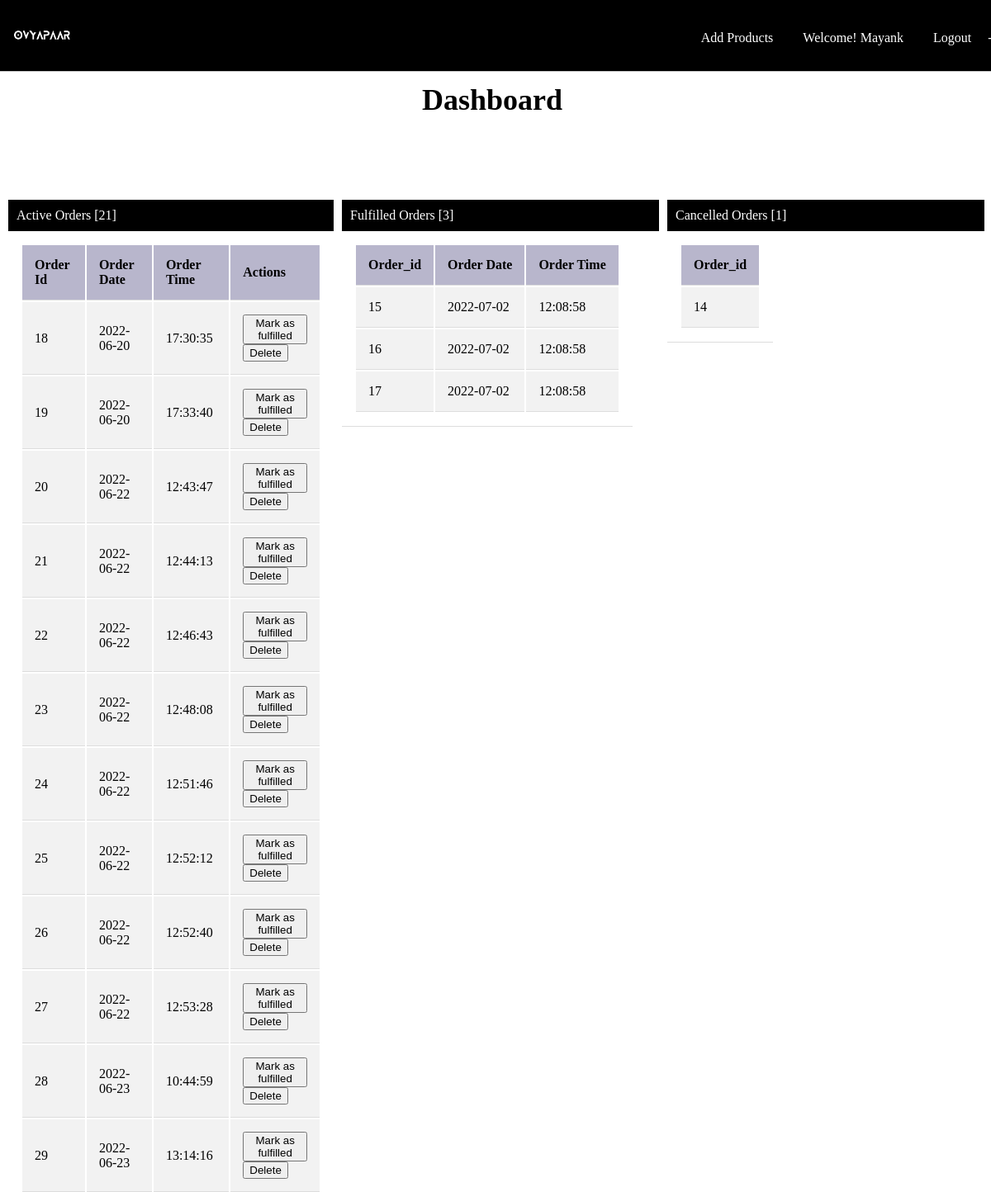
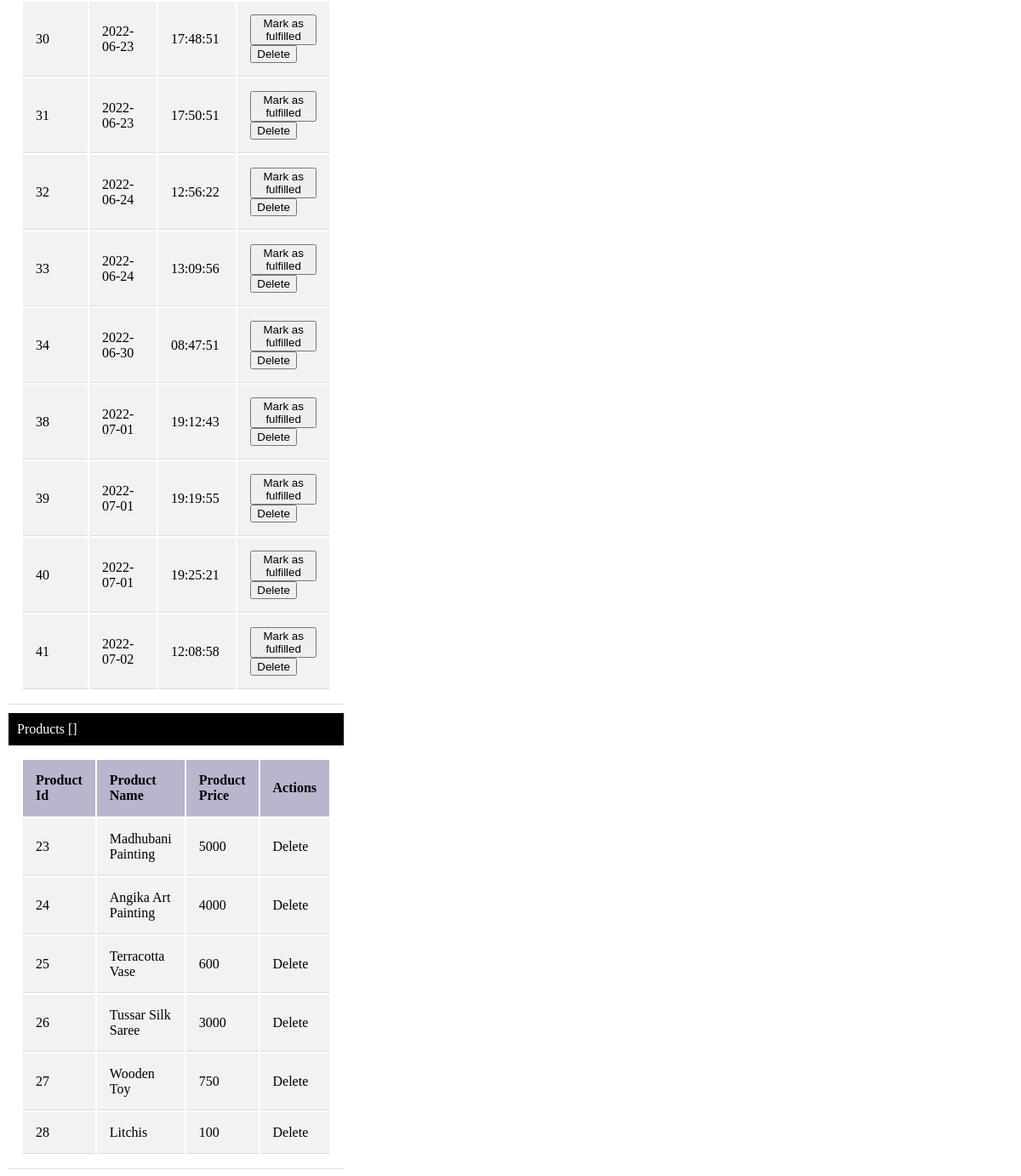
Page /seller-dashboard.php (signed in) on the committed database (2 pictures, top to bottom).
### tables this page shows
CREATE TABLE `seller` (
  `s_id` int NOT NULL AUTO_INCREMENT,
  `f_name` varchar(50) NOT NULL,
  `m_name` varchar(50) DEFAULT NULL,
  `l_name` varchar(50) DEFAULT NULL,
  `locality` varchar(100) NOT NULL,
  `city` varchar(100) NOT NULL,
  `state` varchar(100) NOT NULL,
  `country` varchar(100) NOT NULL,
  `dob` date NOT NULL,
  `number` char(10) NOT NULL,
  `mail` varchar(50) NOT NULL,
  `password` varchar(100) NOT NULL,
  PRIMARY KEY (`s_id`),
  UNIQUE KEY `number` (`number`),
  UNIQUE KEY `mail` (`mail`)
);

CREATE TABLE `orders` (
  `o_id` int NOT NULL AUTO_INCREMENT,
  `o_date` date NOT NULL,
  `o_time` time NOT NULL,
  `cust_id` int NOT NULL,
  `s_id` int NOT NULL,
  `status` char(1) DEFAULT NULL,
  PRIMARY KEY (`o_id`),
  KEY `cust_id` (`cust_id`),
  KEY `s_id` (`s_id`),
  CONSTRAINT `orders_ibfk_1` FOREIGN KEY (`cust_id`) REFERENCES `customer` (`cust_id`),
  CONSTRAINT `orders_ibfk_2` FOREIGN KEY (`s_id`) REFERENCES `seller` (`s_id`)
);

CREATE TABLE `product` (
  `product_id` int NOT NULL AUTO_INCREMENT,
  `p_name` varchar(50) NOT NULL,
  `unit` varchar(50) NOT NULL,
  `p_price` varchar(50) NOT NULL,
  `p_desc` varchar(150) NOT NULL,
  `p_image` longblob,
  `category` varchar(50) NOT NULL,
  `s_id` int DEFAULT NULL,
  PRIMARY KEY (`product_id`),
  KEY `fk_s_id` (`s_id`),
  CONSTRAINT `fk_s_id` FOREIGN KEY (`s_id`) REFERENCES `seller` (`s_id`)
);

### seller-common.php (called while the page is built, shortened)
<?php
function get_seller_name($mail)
{
    $con=new mysqli(HOSTNAME, USERNAME, PASSWORD, DATABASE);
    $sql="select f_name from seller where mail='$mail'";
    $result = $con->query($sql);
    if($result->num_rows>0) {
        $row = $result->fetch_assoc();
    }
    return $row['f_name'];
}

### order-common.php (called while the page is built, shortened)
<?php
function count_orders($type, $sid)
{
    $count = 0;
    $con = new mysqli(HOSTNAME, USERNAME, PASSWORD, DATABASE);
    $sql = "SELECT COUNT(o_id) FROM orders WHERE s_id='$sid' AND status='$type'";
    $result = $con->query($sql);
    if ($result->num_rows > 0) {
        $row = $result->fetch_array();
        $count =$row[0];
    } else {
        return "No orders found";
    }
    return $count;
}
function fetch_fullfilled_orders($sid)
{
    $orders=null;
    $con = new mysqli(HOSTNAME, USERNAME, PASSWORD, DATABASE);
    $sql = "SELECT * FROM orders WHERE s_id='$sid' AND status='F'";
    $result = $con->query($sql);
    if ($result->num_rows > 0) {
        $orders = $result->fetch_all(MYSQLI_ASSOC);
    } else {
        return "No orders found";
    }
    return $orders;
}
function fetch_active_orders($sid)
{
    $orders=null;
    $con = new mysqli(HOSTNAME, USERNAME, PASSWORD, DATABASE);
    $sql = "SELECT * FROM orders WHERE s_id='$sid' AND status='A'";
    $result = $con->query($sql);
    if ($result->num_rows > 0) {
        $orders = $result->fetch_all(MYSQLI_ASSOC);
    } else {
        return "No orders found";
    }
    return $orders;
}
function fetch_cancelled_orders($sid)
{
    $orders=null;
    $con = new mysqli(HOSTNAME, USERNAME, PASSWORD, DATABASE);
    $sql = "SELECT * FROM orders WHERE s_id='$sid' AND status='C'";
    $result = $con->query($sql);
    if ($result->num_rows > 0) {
        $orders = $result->fetch_all(MYSQLI_ASSOC);
    } else {
        return "No orders found";
    }
    return $orders;
}

### product-common.php (called while the page is built, shortened)
<?php
function fetch_all_products($sid)
{
    $con = new mysqli(HOSTNAME, USERNAME, PASSWORD, DATABASE);
    $sql = "SELECT * FROM product WHERE s_id='$sid'";
    $result = $con->query($sql);
    if ($result->num_rows > 0) {
        $product = $result->fetch_all(MYSQLI_ASSOC);
        return $product;
    } else {
        return "No product found!";
    }
}

### seller-dashboard.php (the view, shortened to what this page needs)
<?php
require_once "./order-common.php";
require_once "./product-common.php";
$sid = $_SESSION['sid'];
$active_orders = fetch_active_orders($sid);
$fulfilled_orders = fetch_fullfilled_orders($sid);
$cancelled_orders = fetch_cancelled_orders($sid);
$products = fetch_all_products($sid);
?>
<!DOCTYPE html>
<html lang="en">
<head>
    <link rel="stylesheet" href="homepagenew.css">
</head>
<body>
    <header>
        <?php require_once "./seller-header.php"; ?>
    </header>
    <main>
        <div class="title">
            <h1>Dashboard</h1>
        </div>
        <div class="container">
            <div class="card-container">
                <div class="card-title">
                    Active Orders [<?= count_orders("A", "$sid") ?>]
                </div>
                <div class="card-body">
                    <form action="" method="post">
                        <table>
                            <tr style="background-color: #B8B6CC;">
                                <th>Order Id</th>
                                <th>Order Date</th>
                                <th>Order Time</th>
                                <th>Actions</th>
                            </tr>
                            <?php
                            if (is_array($active_orders)) {
                                foreach ($active_orders as $active_order) { ?>
                                    <tr>
                                        <td><a href="./seller-a-order.php?oid=<?= $active_order['o_id'] ?>"><?= $active_order['o_id'] ?></a></td>
                                        <td><?= $active_order['o_date'] ?></td>
                                        <td><?= $active_order['o_time'] ?></td>
                                        <td>
                                            <button name="fulfilled" value="<?= $active_order['o_id'] ?>">Mark as fulfilled</button>
                                            <button name="delete" value="<?= $active_order['o_id'] ?>">Delete</button>
                                        </td>
                                    </tr>
                            <?php }
                            } ?>
                        </table>
                    </form>
                </div>
            </div>
            <div class="card-container">
                <div class="card-title">
                    Fulfilled Orders [<?= count_orders("F", "$sid") ?>]
                </div>
                <div class="card-body">
                    <?php if (is_array($fulfilled_orders)) { ?>
                        <table>
                            <tr style="background-color: #B8B6CC;">
                                <th>Order_id</th>
                                <th>Order Date</th>
                                <th>Order Time</th>
                            </tr>
                            <?php
                            foreach ($fulfilled_orders as $fulfilled_order) { ?>
                                <tr>
                                    <td><?= $fulfilled_order['o_id'] ?></td>
                                    <td><?= $active_order['o_date'] ?></td>
                                        <td><?= $active_order['o_time'] ?></td>
                                </tr>
                        <?php }
                        } else {
                            echo "No matching orders found!";
                        } ?>
                        </table>
                </div>
            </div>
            <div class="card-container">
                <div class="card-title">
                    Cancelled Orders [<?= count_orders("C", "$sid") ?>]
                </div>
                <div class="card-body">
                    <?php if (is_array($cancelled_orders)) { ?>
                        <table>
                            <tr style="background-color: #B8B6CC;">
                                <th>Order_id</th>
                            </tr>
                            <?php
                            foreach ($cancelled_orders as $cancelled_order) { ?>
                                <tr>
                                    <td><?= $cancelled_order['o_id'] ?></td>
                                </tr>
                        <?php }
                        } else {
                            echo "No matching orders found!";
                        } ?>
                        </table>
                </div>
            </div>
            <div class="card-container">
                <div class="card-title">
                    Products []
                </div>
                <div class="card-body">
                    <?php if (is_array($products)) { ?>
                        <table>
                            <tr style="background-color: #B8B6CC;">
                                <th>Product Id</th>
                                <th>Product Name</th>
                                <th>Product Price</th>
                                <th>Actions</th>
                            </tr>
                            <?php foreach ($products as $product) { ?>
                                <tr>
                                    <td><?= $product['product_id'] ?></td>
                                    <td><?= $product['p_name'] ?></td>
                                    <td><?= $product['p_price'] ?></td>
                                    <td><a href="">Delete</a></td>
                                </tr>
                            <?php } ?>
                        </table>
                    <?php } ?>
                </div>
            </div>
        </div>
    </main>
</body>
</html>

### seller-header.php (shortened to what this page needs)
<?php
require_once "./seller-common.php";
$display = "Login/SignUp";
if (isset($_SESSION['mail'])) {
    $mail = $_SESSION['mail'];
    $display = "Welcome! " . get_seller_name("$mail");
} else {
    header("location:Seller-login.html");
}
?>
<header class="site-header">
<div class="site-identity">
    <a href="seller-dashboard.php"><img src="ovyapaar.png" alt="O-Vyapaar"></a>
</div>
<nav class="site-navigation">
    <ul class="nav">
        <li><a href="add-products.html">Add Products</a></li>
        <li><a id="login_signup"><?= $display ?></a></li>
        <?php
        if (isset($_SESSION['mail']))
            echo "<li><a href='logout.php'>Logout</a></li>";
        ?> -->
    </ul>
</nav>
</header>

### homepagenew.css (style rules this page uses)
body { margin-top: 0; margin-left: 0; }
header { background-color: black; top: 0; width: 98%; position: fixed; color: white; height: 70px; display: flex; justify-content: space-between; align-items: center; padding: 0 5%; border-bottom: 1px solid #f2f2f2; left: 0; }
main { min-height: 800px; }
.site-identity img { width:70px; float: left; margin: 0 10px 0 0; }
.site-navigation { float: right; }
.site-navigation ul, li { margin: 0; padding: 0; }
.site-navigation li { display: inline-block; margin: 1.4em 1em 1em 1em; }
a { text-decoration: none; color: #fff; }
.site-header { border-bottom: 1px solid #ccc; padding: .5em 1em; }

### seller-dashboard.php (style rules this page uses)
header { background-color: black; top: 0; left: 0; width: 100%; position: fixed; color: white; height: 70px; }
body { background-image: url(https://www.digitshack.com/codepen/mentor1/pattern-background-desktop.svg); }
.title { margin: 100px; text-align: center; font-size: large; }
.container { margin-top: 20px; margin-left: 10px; display: grid; grid-template-columns: 1fr 1fr 1fr; gap: 10px; }
.card-title { background-color: black; color: white; padding: 10px; }
table, th, td { padding: 15px; text-align: left; border-bottom: 1px solid #ddd; }
tr { background-color: #f2f2f2; }
td a { color: black; }

### rows in the picture
seller: f_name "Welcome! Mayank"
orders: o_id "18", o_date "2022-06-20", o_time "17:30:35"
orders: o_id "19", o_date "2022-06-20", o_time "17:33:40"
orders: o_id "20", o_date "2022-06-22", o_time "12:43:47"
orders: o_id "21", o_date "2022-06-22", o_time "12:44:13"
orders: o_id "22", o_date "2022-06-22", o_time "12:46:43"
orders: o_id "23", o_date "2022-06-22", o_time "12:48:08"
orders: o_id "24", o_date "2022-06-22", o_time "12:51:46"
orders: o_id "25", o_date "2022-06-22", o_time "12:52:12"
orders: o_id "26", o_date "2022-06-22", o_time "12:52:40"
orders: o_id "27", o_date "2022-06-22", o_time "12:53:28"
orders: o_id "28", o_date "2022-06-23", o_time "10:44:59"
orders: o_id "29", o_date "2022-06-23", o_time "13:14:16"
orders: o_id "30", o_date "2022-06-23", o_time "17:48:51"
orders: o_id "31", o_date "2022-06-23", o_time "17:50:51"
orders: o_id "32", o_date "2022-06-24", o_time "12:56:22"
orders: o_id "33", o_date "2022-06-24", o_time "13:09:56"
orders: o_id "34", o_date "2022-06-30", o_time "08:47:51"
orders: o_id "38", o_date "2022-07-01", o_time "19:12:43"
orders: o_id "39", o_date "2022-07-01", o_time "19:19:55"
orders: o_id "40", o_date "2022-07-01", o_time "19:25:21"
orders: o_id "41", o_date "2022-07-02", o_time "12:08:58"
orders: o_id "15"
orders: o_id "16"
orders: o_id "17"
orders: o_id "14"
product: product_id "23", p_name "Madhubani Painting", p_price "5000"
product: product_id "24", p_name "Angika Art Painting", p_price "4000"
product: product_id "25", p_name "Terracotta Vase", p_price "600"
product: product_id "26", p_name "Tussar Silk Saree", p_price "3000"
product: product_id "27", p_name "Wooden Toy", p_price "750"
product: product_id "28", p_name "Litchis", p_price "100"

### other values in the picture
count_orders("A", "$sid") "21"
count_orders("F", "$sid") "3"
count_orders("C", "$sid") "1"
